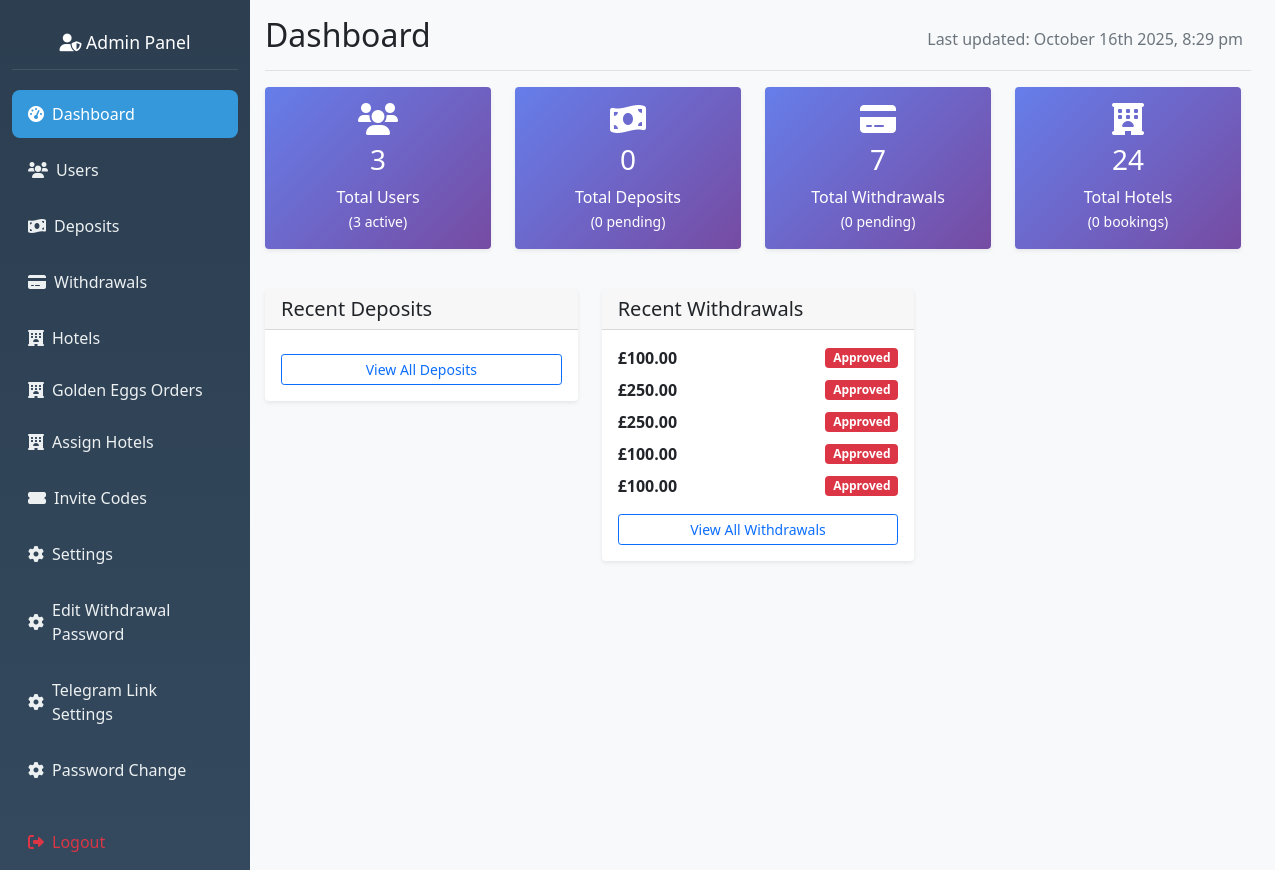
The app's page /admin/dashboard (signed in) with its own data.
### hotel_app/models.py (models this page shows)
class WithdrawalRequest(db.Model):
    __tablename__ = 'withdrawal_request'
    id = db.Column(db.Integer, primary_key=True)
    user_id = db.Column(db.Integer, db.ForeignKey('user.id'), nullable=False)
    amount = db.Column(db.Float, nullable=False)
    network = db.Column(db.String(20), nullable=False)
    wallet_address = db.Column(db.String(200), nullable=False)
    transaction_hash = db.Column(db.String(200))
    transaction_fee = db.Column(db.Float, default=0.0)
    status = db.Column(db.String(20), default='Pending')
    admin_notes = db.Column(db.Text)
    rejection_reason = db.Column(db.Text)
    created_at = db.Column(db.DateTime, default=datetime.utcnow)
    processed_at = db.Column(db.DateTime)
    processed_by = db.Column(db.Integer, db.ForeignKey('admin.id'))

### hotel_app/routes.py (the view)
@app.route('/admin/dashboard')
@admin_required
def admin_dashboard():
    total_users = User.query.count()
    active_users = User.query.filter_by(is_active=True).count()
    total_deposits = DepositRequest.query.count()
    pending_deposits = DepositRequest.query.filter_by(status='pending').count()
    total_withdrawals = WithdrawalRequest.query.count()
    pending_withdrawals = WithdrawalRequest.query.filter_by(status='pending').count()
    total_hotels = Hotel.query.count()
    total_bookings = Booking.query.count() if 'Booking' in globals() else 0
    recent_users = User.query.order_by(User.id.desc()).limit(5).all()
    recent_deposits = DepositRequest.query.order_by(DepositRequest.id.desc()).limit(5).all()
    recent_withdrawals = WithdrawalRequest.query.order_by(WithdrawalRequest.id.desc()).limit(5).all()
    stats = {
        'total_users': total_users,
        'active_users': active_users,
        'total_deposits': total_deposits,
        'pending_deposits': pending_deposits,
        'total_withdrawals': total_withdrawals,
        'pending_withdrawals': pending_withdrawals,
        'total_hotels': total_hotels,
        'total_bookings': total_bookings,
    }
    return render_template('admin_dashboard.html',
                         stats=stats,
                         recent_users=recent_users,
                         recent_deposits=recent_deposits,
                         recent_withdrawals=recent_withdrawals)

### hotel_app/routes.py (called while the page is built)
def admin_required(f):
    @wraps(f)
    def wrapper(*args, **kwargs):
        admin_id = session.get('admin_id')
        if not admin_id:
            flash("Admin login required.", "danger")
            return redirect(url_for('admin_login'))
        admin = Admin.query.get(admin_id)
        if not admin or not admin.is_active:
            session.pop('admin_id', None)
            flash("Admin access denied.", "danger")
            return redirect(url_for('admin_login'))
        g.current_admin = admin
        return f(*args, **kwargs)
    return wrapper

@app.before_request
def check_admin_routes():
    if request.endpoint and request.endpoint.startswith('admin_') and request.endpoint != 'admin_login':
        if 'admin_id' not in session:
            return redirect(url_for('admin_login'))

### hotel_app/templates/admin_dashboard.html (shortened to what this page needs)
{% extends "admin_base.html" %}
{% block content %}
<div class="d-flex justify-content-between flex-wrap flex-md-nowrap align-items-center pb-2 mb-3 border-bottom">
    <h1 class="h2">Dashboard</h1>
    <div class="btn-toolbar mb-2 mb-md-0">
        <div class="btn-group me-2">
            <span class="text-muted">Last updated: <span id="last-updated"></span></span>
        </div>
    </div>
</div>
<div class="row mb-4">
    <div class="col-md-3 mb-3">
        <div class="card stats-card">
            <div class="card-body text-center">
                <i class="fas fa-users fa-2x mb-2"></i>
                <h3>{{ stats.total_users }}</h3>
                <p class="mb-0">Total Users</p>
                <small>({{ stats.active_users }} active)</small>
            </div>
        </div>
    </div>
    <div class="col-md-3 mb-3">
        <div class="card stats-card">
            <div class="card-body text-center">
                <i class="fas fa-money-bill-wave fa-2x mb-2"></i>
                <h3>{{ stats.total_deposits }}</h3>
                <p class="mb-0">Total Deposits</p>
                <small>({{ stats.pending_deposits }} pending)</small>
            </div>
        </div>
    </div>
    <div class="col-md-3 mb-3">
        <div class="card stats-card">
            <div class="card-body text-center">
                <i class="fas fa-credit-card fa-2x mb-2"></i>
                <h3>{{ stats.total_withdrawals }}</h3>
                <p class="mb-0">Total Withdrawals</p>
                <small>({{ stats.pending_withdrawals }} pending)</small>
            </div>
        </div>
    </div>
    <div class="col-md-3 mb-3">
        <div class="card stats-card">
            <div class="card-body text-center">
                <i class="fas fa-hotel fa-2x mb-2"></i>
                <h3>{{ stats.total_hotels }}</h3>
                <p class="mb-0">Total Hotels</p>
                <small>({{ stats.total_bookings }} bookings)</small>
            </div>
        </div>
    </div>
</div>
<div class="row">
    <div class="col-md-4 mb-4">
        <div class="card">
            <div class="card-header">
                <h5 class="card-title mb-0">Recent Deposits</h5>
            </div>
            <div class="card-body">
                <a href="{{ url_for('view_deposits') }}" class="btn btn-sm btn-outline-primary w-100 mt-2">View All Deposits</a>
            </div>
        </div>
    </div>
    <div class="col-md-4 mb-4">
        <div class="card">
            <div class="card-header">
                <h5 class="card-title mb-0">Recent Withdrawals</h5>
            </div>
            <div class="card-body">
                {% for withdrawal in recent_withdrawals %}
                <div class="d-flex justify-content-between align-items-center mb-2">
                    <div>
                        <strong>£{{ "%.2f"|format(withdrawal.amount) }}</strong><br>
                    </div>
                    <span class="badge bg-{{ 'warning' if withdrawal.status == 'pending' else ('success' if withdrawal.status == 'approved' else 'danger') }}">
                        {{ withdrawal.status.title() }}
                    </span>
                </div>
                {% endfor %}
                <a href="{{ url_for('view_withdrawals') }}" class="btn btn-sm btn-outline-primary w-100 mt-2">View All Withdrawals</a>
            </div>
        </div>
    </div>
</div>
{% endblock %}

### hotel_app/static/css/admin.css (style rules this page uses)
.card { border: none; box-shadow: 0 0.125rem 0.25rem rgba(0, 0, 0, 0.075); }
.stats-card { background: linear-gradient(135deg, #667eea 0%, #764ba2 100%); color: white; }
@media (min-width: 992px) { .container-fluid .row { display: flex !important; flex-wrap: nowrap !important; } }
@media (min-width: 992px) { .col-md-3, .col-lg-2 { flex: 0 0 auto; width: 250px; max-width: 250px; } }
@media (min-width: 1200px) { .container-fluid .row { display: flex !important; } }

### records on screen
WithdrawalRequest: amount "100.00", status "Approved"
WithdrawalRequest: amount "250.00", status "Approved"
WithdrawalRequest: amount "250.00", status "Approved"
WithdrawalRequest: amount "100.00", status "Approved"
WithdrawalRequest: amount "100.00", status "Approved"

### other values on screen
{{ stats.total_users }} "3"
{{ stats.active_users }} "3"
{{ stats.total_deposits }} "0"
{{ stats.pending_deposits }} "0"
{{ stats.total_withdrawals }} "7"
{{ stats.pending_withdrawals }} "0"
{{ stats.total_hotels }} "24"
{{ stats.total_bookings }} "0"
